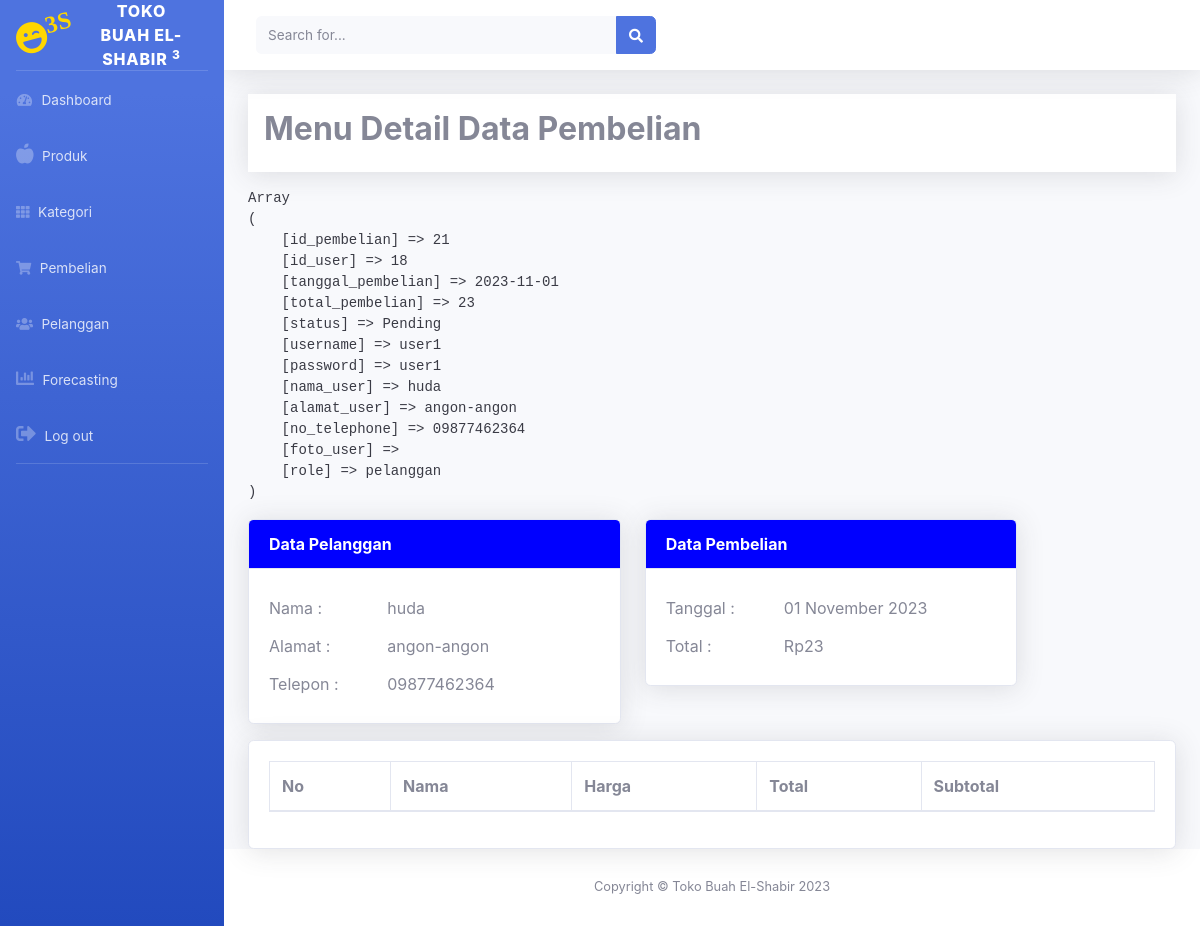
Screenshot of /admin/index.php?halaman=detail_pembelian&id=21 (signed in) with the database file from the repository.
### tables this page shows
CREATE TABLE `tb_pembelian` (
  `id_pembelian` int(11) NOT NULL,
  `id_user` int(11) NOT NULL,
  `tanggal_pembelian` date NOT NULL,
  `total_pembelian` int(11) NOT NULL,
  `status` varchar(255) NOT NULL DEFAULT 'Pending'
);

CREATE TABLE `tb_user` (
  `id_user` int(11) NOT NULL,
  `username` varchar(50) NOT NULL,
  `password` varchar(50) NOT NULL,
  `nama_user` varchar(30) NOT NULL,
  `alamat_user` varchar(100) NOT NULL,
  `no_telephone` varchar(15) DEFAULT NULL,
  `foto_user` varchar(255) NOT NULL,
  `role` enum('admin','pelanggan') NOT NULL
);

### admin/detail/detail_pembelian.php (the view, shortened to what this page needs)
<div class="shadow p-3 mb-3 bg-white">
	<marquee><h2><b>Menu Detail Data Pembelian</b></h2></marquee>
</div>
<?php
$id_pembelian = $_GET['id'];
$ambil = $koneksi-> query("SELECT * FROM tb_pembelian JOIN tb_user
	ON tb_pembelian.id_user=tb_user.id_user
	WHERE tb_pembelian.id_pembelian='$id_pembelian'");
	$detail = $ambil->fetch_assoc();
?>
<pre><?php print_r($detail); ?></pre>
<div class="row">
	<div class="col-md-5">
		<div class="card shadow bg-white">
			<div class="card-header" style="background-color: blue; color: white;">
				<strong>Data Pelanggan</strong>
			</div>
			<div class="card-body row">
				<label class="col-md-4 col-form-label">Nama :</label>
				<label class="col-md-8 col-form-label"><?php echo $detail['nama_user']; ?></label>
				<label class="col-md-4 col-form-label">Alamat :</label>
				<label class="col-md-8 col-form-label"><?php echo $detail['alamat_user']; ?></label>
				<label class="col-md-4 col-form-label">Telepon :</label>
				<label class="col-md-8 col-form-label"><?php echo $detail['no_telephone']; ?></label>
			</div>
		</div>
	</div>
	<div class="col-md-5">
		<div class="card shadow bg-white">
			<div class="card-header" style="background-color: blue; color: white;">
				<strong>Data Pembelian</strong>
			</div>
			<div class="card-body row">
				<label class="col-md-4 col-form-label">Tanggal :</label>
				<label class="col-md-8 col-form-label">
				<?php echo date("d F Y", strtotime($detail['tanggal_pembelian'])); ?>
				</label>
				<label class="col-md-4 col-form-label">Total :</label>
				<label class="col-md-8 col-form-label">
					Rp<?php echo number_format($detail['total_pembelian']); ?>
				</label>
			</div>
		</div>
	</div>
</div>
<div class="card shadow bg-white mt-3">
	<div class="card-body">
		<table class="table table-bordered table-hover table-striped" id="tables">
			<thead>
				<tr>
					<th>No</th>
					<th>Nama</th>
					<th>Harga</th>
					<th>Total</th>
					<th>Subtotal</th>
				</tr>
			</thead>
		</table>
	</div>
</div>

### rows the page displays
tb_pembelian: id_user.nama_user "huda", id_user.alamat_user "angon-angon", id_user.no_telephone "09877462364", tanggal_pembelian "01 November 2023", total_pembelian "23"
